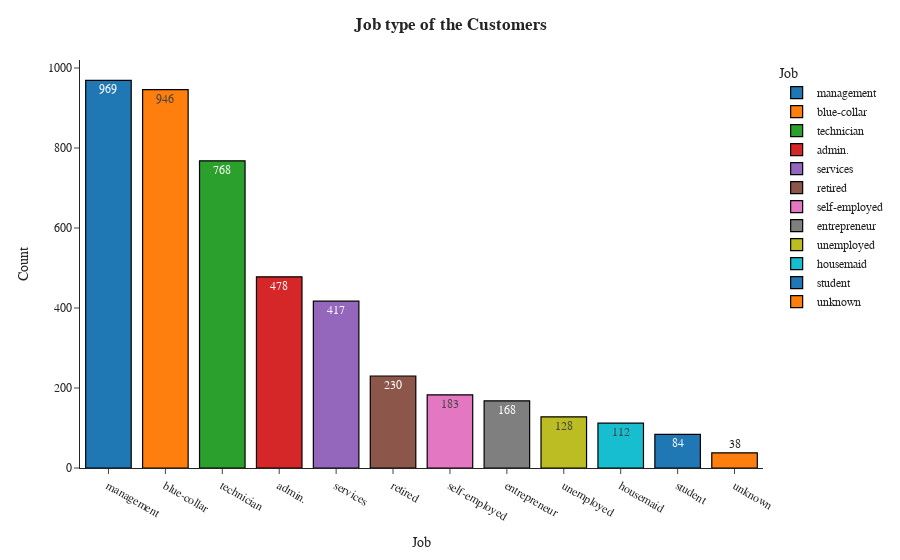

Write notebook code for a chart like this one.
### Code cell
fig = px.bar(MainDataset_visualization.job.value_counts().reset_index().rename(columns={
             'index': 'Job', 'job': 'Count'}), x='Job', y='Count', color='Job', text='Count', template='simple_white')
fig.update_traces(marker=dict(line=dict(color='#000000', width=1.2)))
fig.update_layout(title_x=0.5, title_text='<b>Job type of the Customers',
                  font_family="Times New Roman", title_font_family="Times New Roman")

### Figure 1 — Plotly figure (JSON) as saved in the notebook; plotly's stock layout.template omitted (floating-point values rounded to 4 significant figures)
{"data": [{"alignmentgroup": "True", "hovertemplate": "Job=%{x}<br>Count=%{text}<extra></extra>", "legendgroup": "management", "marker": {"color": "#1F77B4", "line": {"color": "#000000", "width": 1.2}, "pattern": {"shape": ""}}, "name": "management", "offsetgroup": "management", "orientation": "v", "showlegend": true, "text": [969], "textposition": "auto", "type": "bar", "x": ["management"], "xaxis": "x", "y": [969], "yaxis": "y"}, {"alignmentgroup": "True", "hovertemplate": "Job=%{x}<br>Count=%{text}<extra></extra>", "legendgroup": "blue-collar", "marker": {"color": "#FF7F0E", "line": {"color": "#000000", "width": 1.2}, "pattern": {"shape": ""}}, "name": "blue-collar", "offsetgroup": "blue-collar", "orientation": "v", "showlegend": true, "text": [946], "textposition": "auto", "type": "bar", "x": ["blue-collar"], "xaxis": "x", "y": [946], "yaxis": "y"}, {"alignmentgroup": "True", "hovertemplate": "Job=%{x}<br>Count=%{text}<extra></extra>", "legendgroup": "technician", "marker": {"color": "#2CA02C", "line": {"color": "#000000", "width": 1.2}, "pattern": {"shape": ""}}, "name": "technician", "offsetgroup": "technician", "orientation": "v", "showlegend": true, "text": [768], "textposition": "auto", "type": "bar", "x": ["technician"], "xaxis": "x", "y": [768], "yaxis": "y"}, {"alignmentgroup": "True", "hovertemplate": "Job=%{x}<br>Count=%{text}<extra></extra>", "legendgroup": "admin.", "marker": {"color": "#D62728", "line": {"color": "#000000", "width": 1.2}, "pattern": {"shape": ""}}, "name": "admin.", "offsetgroup": "admin.", "orientation": "v", "showlegend": true, "text": [478], "textposition": "auto", "type": "bar", "x": ["admin."], "xaxis": "x", "y": [478], "yaxis": "y"}, {"alignmentgroup": "True", "hovertemplate": "Job=%{x}<br>Count=%{text}<extra></extra>", "legendgroup": "services", "marker": {"color": "#9467BD", "line": {"color": "#000000", "width": 1.2}, "pattern": {"shape": ""}}, "name": "services", "offsetgroup": "services", "orientation": "v", "showlegend": true, "text": [417], "textposition": "auto", "type": "bar", "x": ["services"], "xaxis": "x", "y": [417], "yaxis": "y"}, {"alignmentgroup": "True", "hovertemplate": "Job=%{x}<br>Count=%{text}<extra></extra>", "legendgroup": "retired", "marker": {"color": "#8C564B", "line": {"color": "#000000", "width": 1.2}, "pattern": {"shape": ""}}, "name": "retired", "offsetgroup": "retired", "orientation": "v", "showlegend": true, "text": [230], "textposition": "auto", "type": "bar", "x": ["retired"], "xaxis": "x", "y": [230], "yaxis": "y"}, {"alignmentgroup": "True", "hovertemplate": "Job=%{x}<br>Count=%{text}<extra></extra>", "legendgroup": "self-employed", "marker": {"color": "#E377C2", "line": {"color": "#000000", "width": 1.2}, "pattern": {"shape": ""}}, "name": "self-employed", "offsetgroup": "self-employed", "orientation": "v", "showlegend": true, "text": [183], "textposition": "auto", "type": "bar", "x": ["self-employed"], "xaxis": "x", "y": [183], "yaxis": "y"}, {"alignmentgroup": "True", "hovertemplate": "Job=%{x}<br>Count=%{text}<extra></extra>", "legendgroup": "entrepreneur", "marker": {"color": "#7F7F7F", "line": {"color": "#000000", "width": 1.2}, "pattern": {"shape": ""}}, "name": "entrepreneur", "offsetgroup": "entrepreneur", "orientation": "v", "showlegend": true, "text": [168], "textposition": "auto", "type": "bar", "x": ["entrepreneur"], "xaxis": "x", "y": [168], "yaxis": "y"}, {"alignmentgroup": "True", "hovertemplate": "Job=%{x}<br>Count=%{text}<extra></extra>", "legendgroup": "unemployed", "marker": {"color": "#BCBD22", "line": {"color": "#000000", "width": 1.2}, "pattern": {"shape": ""}}, "name": "unemployed", "offsetgroup": "unemployed", "orientation": "v", "showlegend": true, "text": [128], "textposition": "auto", "type": "bar", "x": ["unemployed"], "xaxis": "x", "y": [128], "yaxis": "y"}, {"alignmentgroup": "True", "hovertemplate": "Job=%{x}<br>Count=%{text}<extra></extra>", "legendgroup": "housemaid", "marker": {"color": "#17BECF", "line": {"color": "#000000", "width": 1.2}, "pattern": {"shape": ""}}, "name": "housemaid", "offsetgroup": "housemaid", "orientation": "v", "showlegend": true, "text": [112], "textposition": "auto", "type": "bar", "x": ["housemaid"], "xaxis": "x", "y": [112], "yaxis": "y"}, {"alignmentgroup": "True", "hovertemplate": "Job=%{x}<br>Count=%{text}<extra></extra>", "legendgroup": "student", "marker": {"color": "#1F77B4", "line": {"color": "#000000", "width": 1.2}, "pattern": {"shape": ""}}, "name": "student", "offsetgroup": "student", "orientation": "v", "showlegend": true, "text": [84], "textposition": "auto", "type": "bar", "x": ["student"], "xaxis": "x", "y": [84], "yaxis": "y"}, {"alignmentgroup": "True", "hovertemplate": "Job=%{x}<br>Count=%{text}<extra></extra>", "legendgroup": "unknown", "marker": {"color": "#FF7F0E", "line": {"color": "#000000", "width": 1.2}, "pattern": {"shape": ""}}, "name": "unknown", "offsetgroup": "unknown", "orientation": "v", "showlegend": true, "text": [38], "textposition": "auto", "type": "bar", "x": ["unknown"], "xaxis": "x", "y": [38], "yaxis": "y"}], "layout": {"barmode": "relative", "font": {"family": "Times New Roman"}, "legend": {"title": {"text": "Job"}, "tracegroupgap": 0}, "margin": {"t": 60}, "title": {"font": {"family": "Times New Roman"}, "text": "<b>Job type of the Customers", "x": 0.5}, "xaxis": {"anchor": "y", "categoryarray": ["management", "blue-collar", "technician", "admin.", "services", "retired", "self-employed", "entrepreneur", "unemployed", "housemaid", "student", "unknown"], "categoryorder": "array", "domain": [0, 1], "title": {"text": "Job"}}, "yaxis": {"anchor": "x", "domain": [0, 1], "title": {"text": "Count"}}}}
